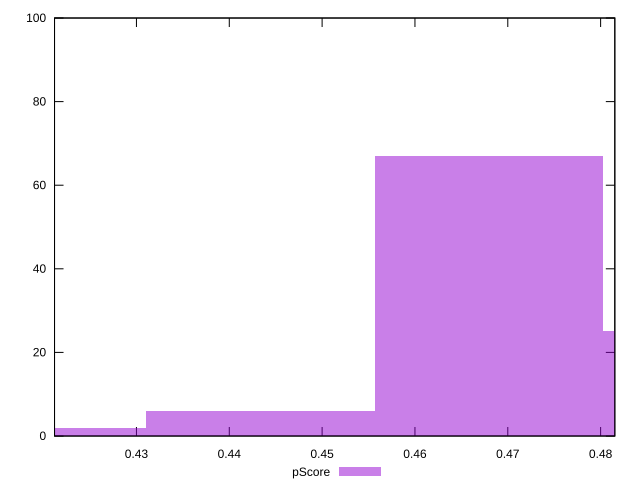

Generate this figure with gnuplot:
reset

$pScore <<EOF
0.4433338660217015 6
0.41870420679827364 2
0.46796352524512935 67
0.4925931844685572 25
EOF

set key outside below
set boxwidth 0.02462965922342786
set xrange [0.42117647058823526:0.4815294117647059]
set yrange [0:100]
set trange [0:100]
set style fill transparent solid 0.5 noborder
set terminal svg size 640, 490 enhanced background rgb 'white'
set output "report/report_00029_2021-02-24T13-36-40.390Z/uses-rel-preload/samples/agenda/pScore/histogram.svg"

plot $pScore title "pScore" with boxes

reset
